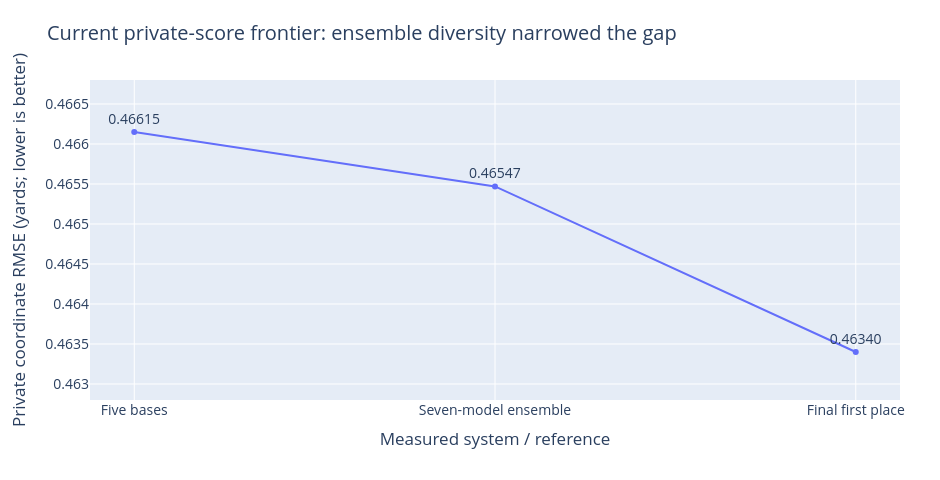

The notebook cell saved with this chart:
### Markdown cell above
The post-hoc horizon split explains part of the ROT failure but is not used to retune the confirmation. The small late-horizon population contributed enough additional squared error to reverse earlier gains.

### Code cell
K=E['kaggle_private']; labels=['Five bases','Seven-model ensemble','Final first place'];vals=[K['five_base_submission']['private_rmse'],K['seven_model_submission']['private_rmse'],K['final_first_place_private_rmse']]
fig=go.Figure(go.Scatter(x=labels,y=vals,mode='markers+lines+text',text=[f'{v:.5f}' for v in vals],textposition='top center'))
fig.update_layout(title='Current private-score frontier: ensemble diversity narrowed the gap',xaxis_title='Measured system / reference',yaxis_title='Private coordinate RMSE (yards; lower is better)')
fig.update_yaxes(range=[0.4628,0.4668])
static,ax=plt.subplots();ax.plot(labels,vals,marker='o');ax.set(xlabel='System / reference',ylabel='Private coordinate RMSE',title='Current private-score frontier');ax.set_ylim(0.4628,0.4668);ax.tick_params(axis='x',rotation=10)
show(fig,static,'winner_private_progress')

### Figure 1 — Plotly figure (JSON) as saved in the notebook; plotly's stock layout.template omitted (floating-point values rounded to 4 significant figures)
{"data": [{"mode": "markers+lines+text", "text": ["0.46615", "0.46547", "0.46340"], "textposition": "top center", "type": "scatter", "x": ["Five bases", "Seven-model ensemble", "Final first place"], "y": [0.4662, 0.4655, 0.4634]}], "layout": {"font": {"size": 14}, "height": 480, "margin": {"b": 80, "l": 90, "r": 40, "t": 80}, "title": {"text": "Current private-score frontier: ensemble diversity narrowed the gap"}, "width": 940, "xaxis": {"title": {"text": "Measured system / reference"}}, "yaxis": {"range": [0.4628, 0.4668], "title": {"text": "Private coordinate RMSE (yards; lower is better)"}}}}
